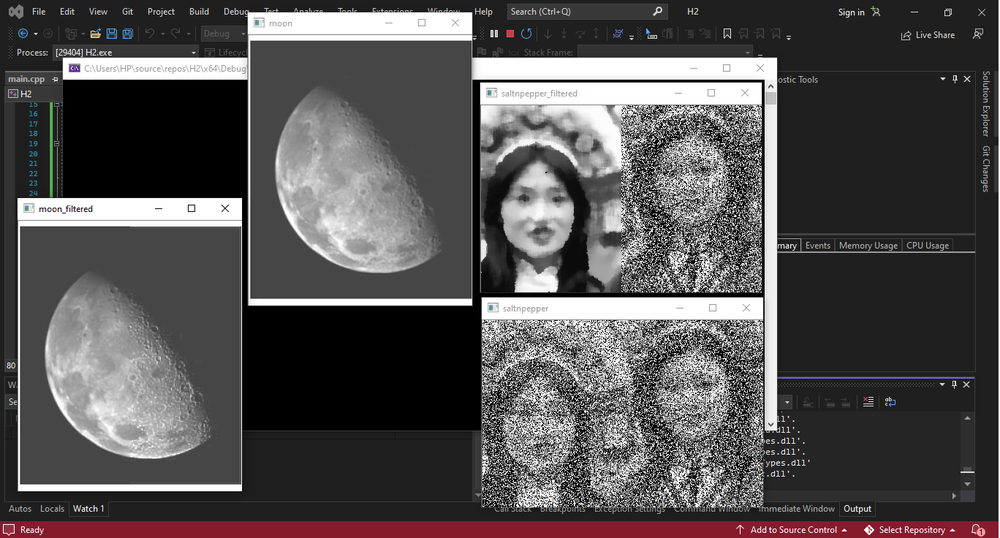
//> input picture Median filtering/median filtering.png, 1000 x 538 px, shrunk from 1368 x 736 before the run, given in place of moon.png, which was not available
$ ./main   (built with g++ and OpenCV 4)
//> lines starting //> are read from the running program, lines starting //| are printed output that depends on the picture; after the words box and inside, x2 and y2 are one past the last pixel; in counts of white or black regions, pixels touching at a corner belong together; pictures that were not available may be replaced by others from this repository, and a replacement may not be noted
#include "cv.hpp"
#include <iostream>
#include <opencv2/opencv.hpp>
#include <opencv2/highgui/highgui.hpp>
#include <opencv2/imgproc/imgproc.hpp>

using namespace std;
using namespace cv;

int rotation = 90, gamma = 10;
unsigned char pix[256];


int main() {
	Mat image = imread("moon.png", 0);
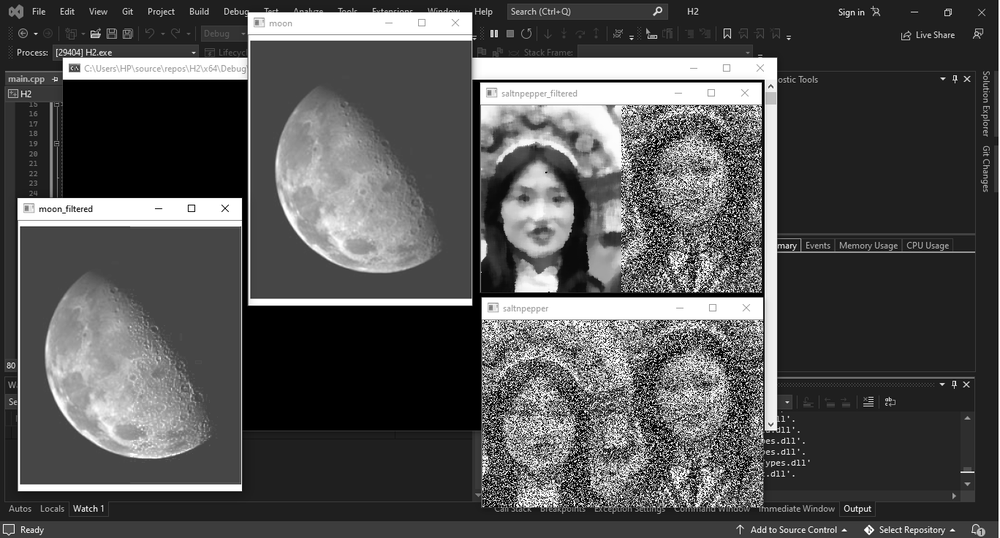
//> image: 538 rows x 1000 cols, CV_8UC1; min 0, max 255, mean 81.8
	Mat moon_filt = image.clone();
	Mat moon_filt1 = image.clone();
	if (image.empty()) {
		cerr << "image reading failed" << endl;
		exit(-1);
	}

	//Blurring the image
	Mat blurred_roi, sub_mask, unsharp_mask;
	blur(moon_filt1, blurred_roi, Size(3, 3));
	//Obtaining the mask
	sub_mask = moon_filt1 - blurred_roi;
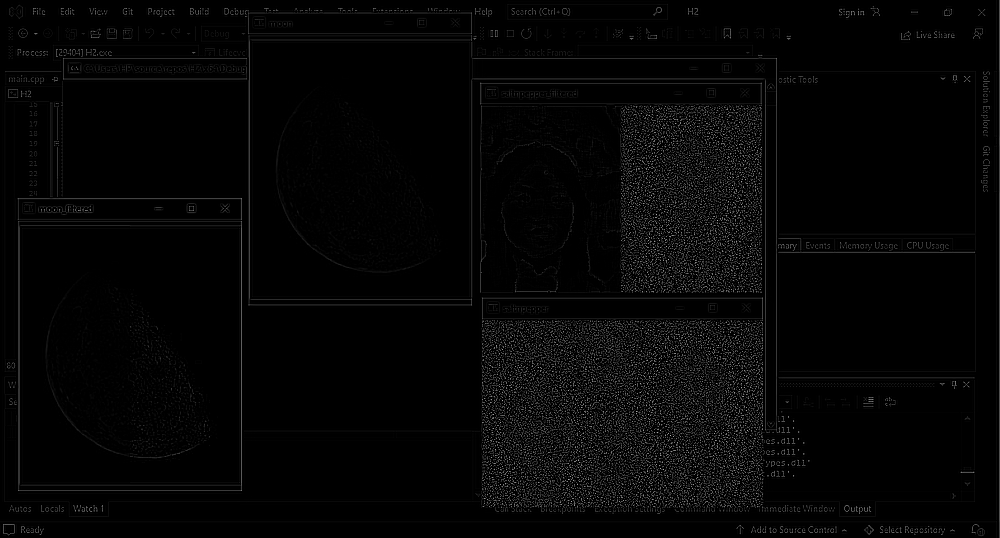
//> sub_mask: 538 rows x 1000 cols, CV_8UC1; min 0, max 185, mean 5.3
	//performing the sharpening
	unsharp_mask = moon_filt1 + 6 * sub_mask;
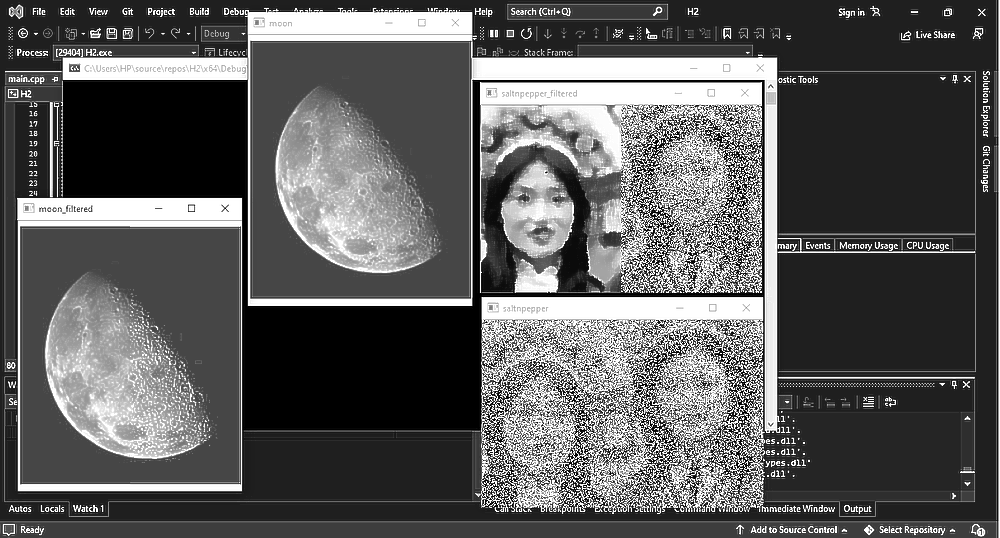
//> unsharp_mask: 538 rows x 1000 cols, CV_8UC1; min 0, max 255, mean 91.3
	//Restoring the initial values of pixels to the left-half of the sharpened image.
	//This will result in having the sharpening only on the right-half side of the original image
	for (int i = 0; i < moon_filt.rows; i++) {
		for (int j = 0; j < moon_filt.cols/2; j++) {
			unsharp_mask.at<uchar>(i, j) = moon_filt.at<uchar>(i, j);
		}
	}
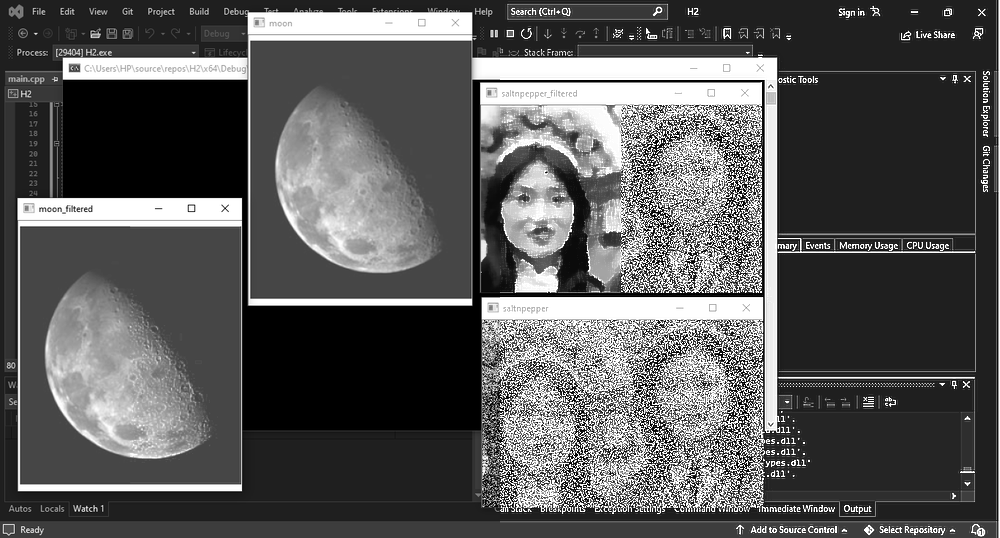
//> unsharp_mask: 538 rows x 1000 cols, CV_8UC1; 8% of pixels changed, all inside (x1, y1, x2, y2) = (0, 2, 500, 538)
	image = imread("saltnpepper.png", 0);
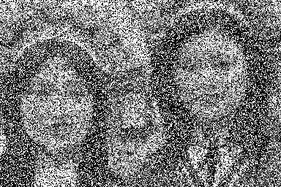
//> input picture Median filtering/saltnpepper.png, 281 x 187 px, shrunk from 384 x 256 before the run
//> image is the input picture: 187 rows x 281 cols, CV_8UC1; min 0, max 255, mean 120.3
	Mat salt = image.clone();
	Mat salt_filt = image.clone();
	if (image.empty()) {
		cerr << "image reading failed" << endl;
		exit(-1);
	}
	medianBlur(salt, salt_filt,9);
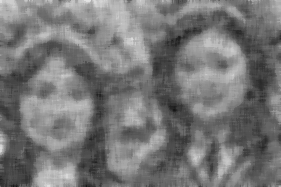
//> salt_filt: 187 rows x 281 cols, CV_8UC1; min 22, max 227, mean 118.7
	//Restoring the initial values of pixels to the right-half of the sharpened image.
	//This will result in having the filtering only on the left-half side of the original image
	for (int i = 0; i < salt.rows; i++) {
		for (int j = salt.cols / 2; j < salt.cols; j++) {
			salt_filt.at<uchar>(i, j) = salt.at<uchar>(i, j);
		}
	}
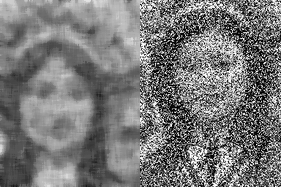
//> salt_filt: 187 rows x 281 cols, CV_8UC1; min 0, max 255, mean 120.2
	//Showing the results in 4 windows
	imshow("moon", moon_filt);
	imshow("moon_filtered", unsharp_mask);
	imshow("saltnpepper", salt);
	imshow("saltnpepper_filtered", salt_filt);

	waitKey(0);
}
